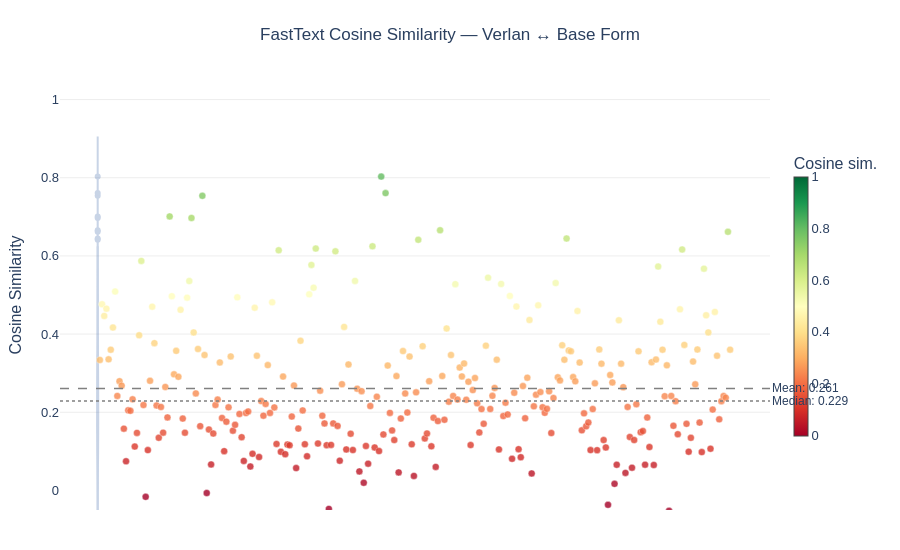

Here is the notebook cell this chart was saved with:
### Code cell
import plotly.graph_objects as go
import numpy as np

sim_vals = df["fasttext_similarity"].dropna().values
labels   = (df["verlan_form"] + " → " + df["base_form"]).loc[df["fasttext_similarity"].notna()].values
mean_val = np.mean(sim_vals)
median_val = np.median(sim_vals)

color = "#4C72B0"

fig = go.Figure()

# Violin + box in the background
fig.add_trace(go.Violin(
    y=sim_vals,
    box_visible=True,
    meanline_visible=True,
    fillcolor=color,
    opacity=0.30,
    line_color=color,
    name="distribution",
    hoverinfo="skip",
    width=0.5,
    showlegend=False,
))

# Jittered scatter — one dot per verlan pair
jitter = np.random.uniform(-0.18, 0.18, size=len(sim_vals))
fig.add_trace(go.Scatter(
    x=jitter,
    y=sim_vals,
    mode="markers",
    marker=dict(
        color=sim_vals,
        colorscale="RdYlGn",
        cmin=0, cmax=1,
        size=7,
        opacity=0.80,
        line=dict(width=0.4, color="white"),
        colorbar=dict(title="Cosine sim.", thickness=14, len=0.7),
    ),
    text=labels,
    hovertemplate="<b>%{text}</b><br>Similarity: %{y:.4f}<extra></extra>",
    showlegend=False,
))

# Mean and median reference lines
for val, name, dash in [(mean_val, f"Mean: {mean_val:.3f}", "dash"),
                         (median_val, f"Median: {median_val:.3f}", "dot")]:
    fig.add_hline(y=val, line_dash=dash, line_color="grey", line_width=1.5,
                  annotation_text=name, annotation_position="right",
                  annotation_font_size=12)

fig.update_layout(
    title=dict(
        text="FastText Cosine Similarity — Verlan ↔ Base Form",
        font=dict(size=17), x=0.5,
    ),
    yaxis=dict(title="Cosine Similarity", range=[-0.05, 1.05],
               gridcolor="#eeeeee"),
    xaxis=dict(showticklabels=False, showgrid=False, zeroline=False),
    plot_bgcolor="white",
    paper_bgcolor="white",
    font=dict(family="Arial", size=13),
    height=550,
    margin=dict(t=80, b=40, l=60, r=100),
)

fig.show()

### Figure 1 — Plotly figure (JSON) as saved in the notebook; plotly's stock layout.template omitted (floating-point values rounded to 4 significant figures; data arrays with more than 128 entries replaced by an {"elided": "..."} marker saying what was removed)
{"data": [{"box": {"visible": true}, "fillcolor": "#4C72B0", "hoverinfo": "skip", "line": {"color": "#4C72B0"}, "meanline": {"visible": true}, "name": "distribution", "opacity": 0.3, "showlegend": false, "type": "violin", "width": 0.5, "y": {"elided": "290 float values"}}, {"hovertemplate": "<b>%{text}</b><br>Similarity: %{y:.4f}<extra></extra>", "marker": {"cmax": 1, "cmin": 0, "color": {"elided": "290 float values"}, "colorbar": {"len": 0.7, "thickness": 14, "title": {"text": "Cosine sim."}}, "colorscale": [[0, "rgb(165,0,38)"], [0.1, "rgb(215,48,39)"], [0.2, "rgb(244,109,67)"], [0.3, "rgb(253,174,97)"], [0.4, "rgb(254,224,139)"], [0.5, "rgb(255,255,191)"], [0.6, "rgb(217,239,139)"], [0.7, "rgb(166,217,106)"], [0.8, "rgb(102,189,99)"], [0.9, "rgb(26,152,80)"], [1, "rgb(0,104,55)"]], "line": {"color": "white", "width": 0.4}, "opacity": 0.8, "size": 7}, "mode": "markers", "showlegend": false, "text": {"elided": "290 str values"}, "type": "scatter", "x": {"elided": "290 float values"}, "y": {"elided": "290 float values"}}], "layout": {"annotations": [{"font": {"size": 12}, "showarrow": false, "text": "Mean: 0.261", "x": 1, "xanchor": "left", "xref": "x domain", "y": 0.261, "yanchor": "middle", "yref": "y"}, {"font": {"size": 12}, "showarrow": false, "text": "Median: 0.229", "x": 1, "xanchor": "left", "xref": "x domain", "y": 0.2286, "yanchor": "middle", "yref": "y"}], "font": {"family": "Arial", "size": 13}, "height": 550, "margin": {"b": 40, "l": 60, "r": 100, "t": 80}, "paper_bgcolor": "white", "plot_bgcolor": "white", "shapes": [{"line": {"color": "grey", "dash": "dash", "width": 1.5}, "type": "line", "x0": 0, "x1": 1, "xref": "x domain", "y0": 0.261, "y1": 0.261, "yref": "y"}, {"line": {"color": "grey", "dash": "dot", "width": 1.5}, "type": "line", "x0": 0, "x1": 1, "xref": "x domain", "y0": 0.2286, "y1": 0.2286, "yref": "y"}], "title": {"font": {"size": 17}, "text": "FastText Cosine Similarity — Verlan ↔ Base Form", "x": 0.5}, "xaxis": {"showgrid": false, "showticklabels": false, "zeroline": false}, "yaxis": {"gridcolor": "#eeeeee", "range": [-0.05, 1.05], "title": {"text": "Cosine Similarity"}}}}
